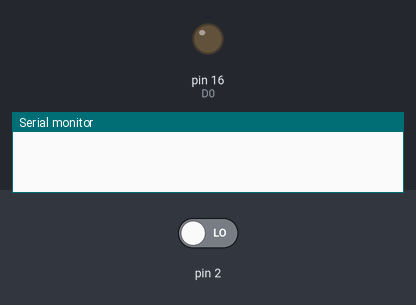
The sketch below on a simulated Arduino Uno, built with avr-gcc and run on an emulated ATmega328P. Parts: output pins drawn as LEDs (lit = HIGH), the last lines printed to the serial monitor. The inputs (shaded band) are chosen by the test bench; at power-on: pin 2 LOW.

Above: at 1.2 s.
1.3 s: pin 2 driven HIGH
At 2.1 s:
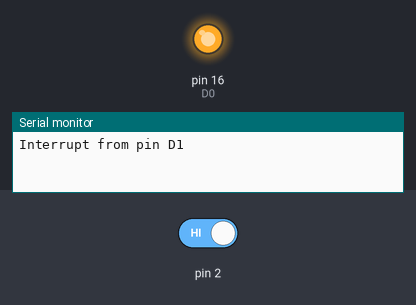
2.8 s: pin 2 driven LOW
At 3.2 s:
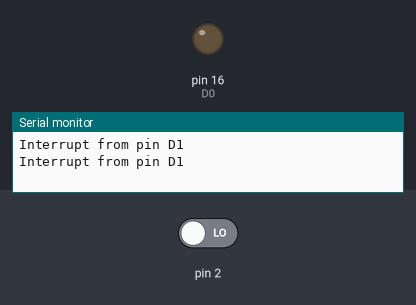
Timing chart, 0 to 5.8 s (numbered marks = the images above; inputs shaded):
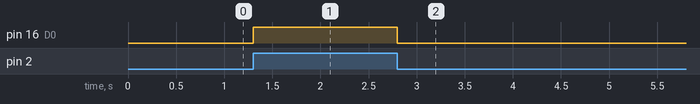

Measured:
- after the input at 1.3 s, pin 16 (D0): LOW → HIGH at once
- after the input at 2.8 s, pin 16 (D0): HIGH → LOW at once

The sketch:

3.0_8266_Switch_Interrupt.ino
```cpp
#define D0 16 // USER LED Wake
#define D1 0 // FLASH
#define buttonPin1 D1 // the number of the pushbutton pin
#define ledPin D0 // the number of the LED pin

void setup()
{
  Serial.begin(9600); // initialize serial:
  pinMode(ledPin,OUTPUT);
  pinMode(buttonPin1,INPUT_PULLUP);
  attachInterrupt(buttonPin1,ISR_D1,CHANGE);
}

void loop()
{
  delay(250);
}

void ISR_D1()
{
  digitalWrite(ledPin,!digitalRead(ledPin));
  Serial.println("Interrupt from pin D1");
}
```
